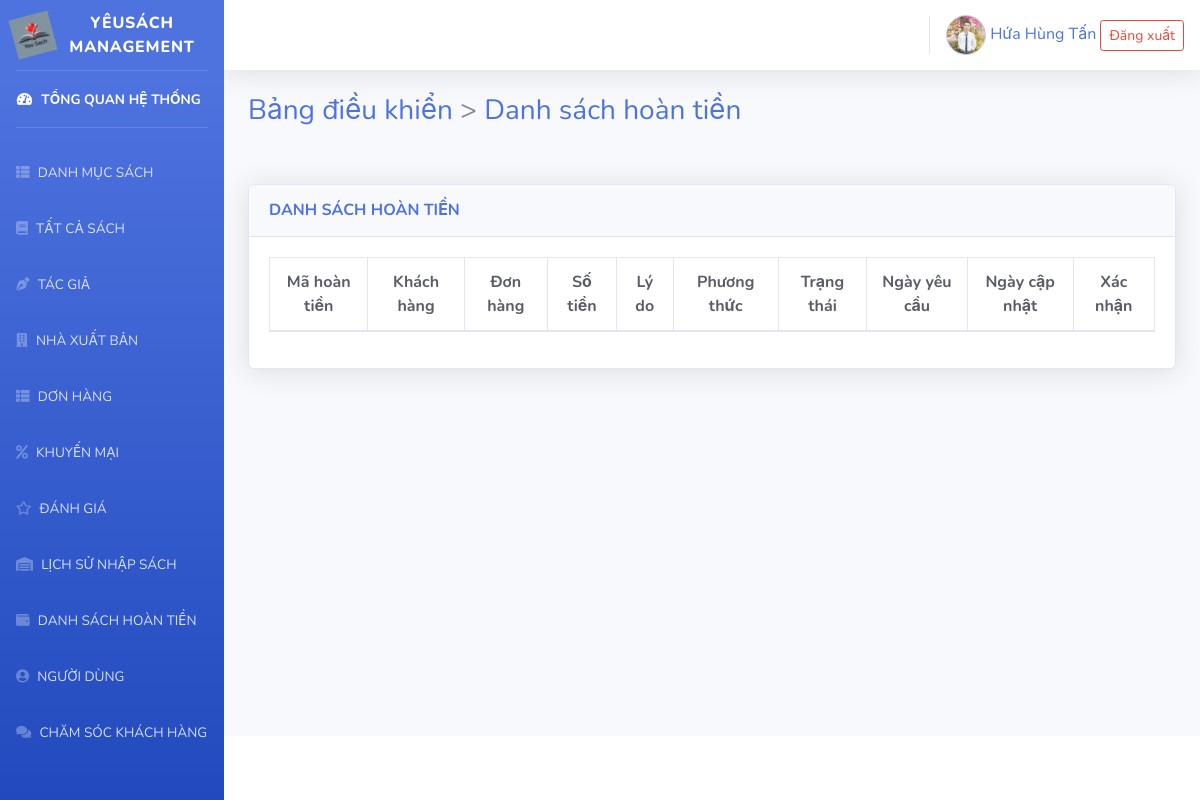
Page /bookshop/admin/listhoantien.php (signed in) on the earlier database version.
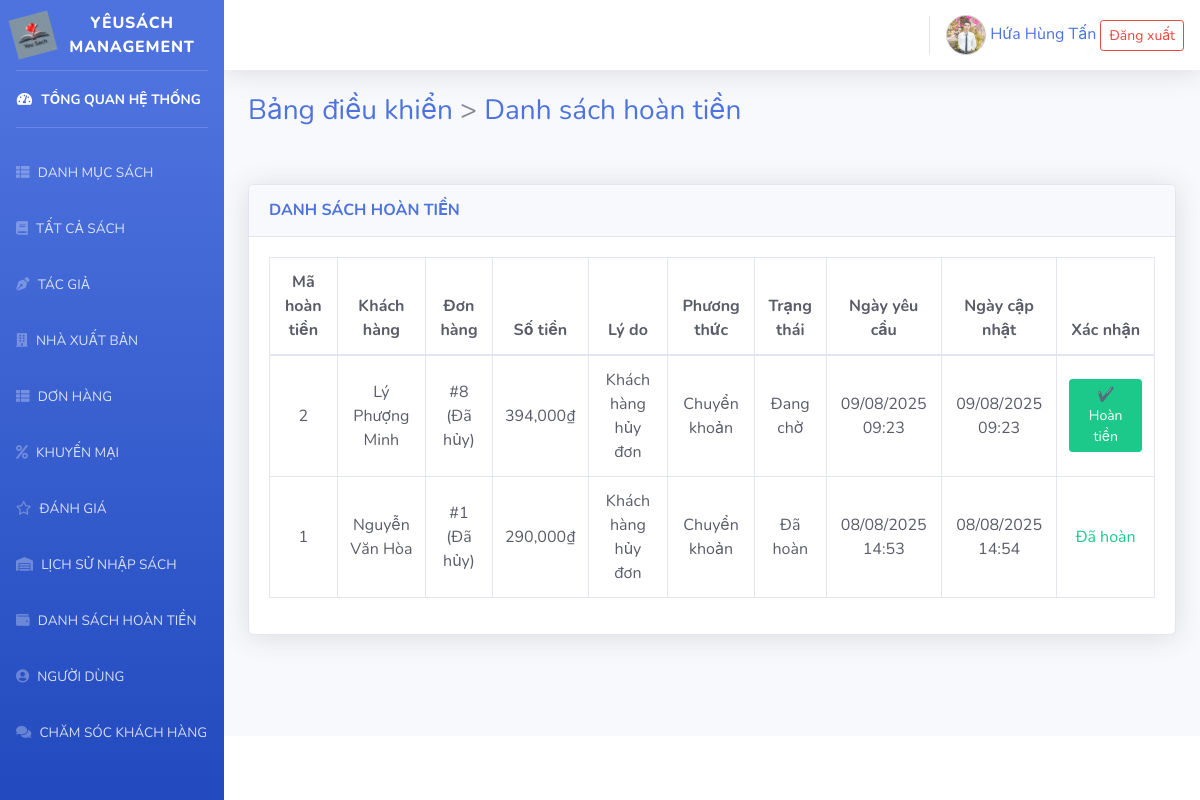
Same page on the later database version.
### tables this page shows
CREATE TABLE `refunds` (
  `refund_id` int(11) NOT NULL,
  `order_id` int(11) NOT NULL,
  `user_id` int(11) NOT NULL,
  `amount` decimal(10,2) NOT NULL,
  `refund_method` enum('Chuyển khoản','MOMO','VNPAY') DEFAULT 'Chuyển khoản',
  `refund_reason` enum('Khách hàng hủy đơn','Admin hủy đơn') DEFAULT NULL,
  `status` enum('Đang chờ','Đã hoàn') DEFAULT 'Đang chờ',
  `created_at` timestamp NOT NULL DEFAULT current_timestamp(),
  `updated_at` timestamp NOT NULL DEFAULT current_timestamp() ON UPDATE current_timestamp()
);

CREATE TABLE `users` (
  `user_id` int(11) NOT NULL,
  `email` varchar(100) NOT NULL,
  `password` varchar(255) NOT NULL,
  `role` enum('admin','customer') DEFAULT 'customer',
  `name` varchar(100) DEFAULT NULL,
  `avt` varchar(255) DEFAULT 'data_image/avatar/default.jpg',
  `phone` varchar(20) DEFAULT NULL,
  `address` text DEFAULT NULL,
  `created_at` timestamp NOT NULL DEFAULT current_timestamp(),
  `updated_at` timestamp NOT NULL DEFAULT current_timestamp() ON UPDATE current_timestamp(),
  `reset_token` varchar(255) DEFAULT NULL,
  `reset_token_expiry` datetime DEFAULT NULL,
  `is_deleted` tinyint(1) DEFAULT 0
);

CREATE TABLE `orders` (
  `order_id` int(11) NOT NULL,
  `user_id` int(11) NOT NULL,
  `shipping_address` varchar(255) DEFAULT NULL,
  `total_price` decimal(10,2) DEFAULT NULL,
  `shipping_fee` decimal(10,2) DEFAULT 0.00,
  `final_amount` decimal(10,2) DEFAULT 0.00,
  `payment_method` enum('COD','Online') DEFAULT 'COD',
  `paid_at` datetime DEFAULT NULL,
  `status` enum('Chờ duyệt','Đang giao','Đã thanh toán','Hoàn thành','Đã hủy') DEFAULT 'Chờ duyệt',
  `order_date` date DEFAULT curdate(),
  `updated_date` date DEFAULT NULL,
  `is_deleted` tinyint(1) DEFAULT 0
);

### bookshop/admin/listhoantien.php (the view, shortened to what this page needs)
<?php
require('includes/header.php');
require('../database/conn.php');
?>
<div>
  <h3><a href="index.php">Bảng điều khiển</a> > <a href="listhoantien.php">Danh sách hoàn tiền</a></h3>
  <br><br>
  <div class="card shadow mb-4">
    <div class="card-header py-3">
      <h6 class="m-0 font-weight-bold text-primary">DANH SÁCH HOÀN TIỀN</h6>
    </div>
    <div class="card-body">
      <div class="table-responsive">
        <?php
        $page = max(1, intval($_GET['page'] ?? 1));
        $limit = 10;
        $offset = ($page - 1) * $limit;
        $sql = "SELECT r.*, u.name AS user_name, o.status AS order_status
                FROM refunds r
                JOIN users u ON r.user_id = u.user_id
                JOIN orders o ON r.order_id = o.order_id
                ORDER BY r.refund_id desc
                LIMIT $limit OFFSET $offset";
        $result = mysqli_query($conn, $sql);
        ?>
        <table class="table table-bordered text-dark fw-normal" width="100%" cellspacing="0">
          <thead>
            <tr>
              <th class="text-center">Mã hoàn tiền</th>
              <th class="text-center">Khách hàng</th>
              <th class="text-center">Đơn hàng</th>
              <th class="text-center">Số tiền</th>
              <th class="text-center">Lý do</th>
              <th class="text-center">Phương thức</th>
              <th class="text-center">Trạng thái</th>
              <th class="text-center">Ngày yêu cầu</th>
              <th class="text-center">Ngày cập nhật</th>
              <th class="text-center">Xác nhận</th>
            </tr>
          </thead>
          <tbody>
            <?php while ($r = mysqli_fetch_assoc($result)): ?>
              <tr>
                <td class="text-center align-middle"><?= $r['refund_id'] ?></td>
                <td class="text-center align-middle"><?= htmlspecialchars($r['user_name']) ?></td>
                <td class="text-center align-middle">#<?= $r['order_id'] ?> (<?= $r['order_status'] ?>)</td>
                <td class="text-center align-middle"><?= number_format($r['amount']) ?>₫</td>
                <td class="text-center align-middle"><?= $r['refund_reason'] ?></td>
                <td class="text-center align-middle"><?= $r['refund_method'] ?></td>
                <td class="text-center align-middle"><?= $r['status'] ?></td>
                <td class="text-center align-middle"><?= date('d/m/Y H:i', strtotime($r['created_at'])) ?></td>
                <td class="text-center align-middle"><?= date('d/m/Y H:i', strtotime($r['updated_at'])) ?></td>
                <td class="text-center align-middle">
                  <?php if ($r['status'] === 'Đang chờ'): ?>
                    <form method="post" action="update_refund.php" onsubmit="return confirm('Xác nhận đã hoàn tiền cho đơn hàng này?')">
                      <button type="submit" class="btn btn-success btn-sm px-3">✔ Hoàn tiền</button>
                    </form>
                  <?php else: ?>
                    <span class="text-success fw-bold">Đã hoàn</span>
                  <?php endif; ?>
                </td>
              </tr>
            <?php endwhile; ?>
          </tbody>
        </table>
      </div>
    </div>
  </div>
</div>
<?php require("includes/footer.php"); ?>

### bookshop/admin/includes/header.php (shortened to what this page needs)
<!DOCTYPE html>
<html lang="en">
<head>
    <link href="vendor/fontawesome-free/css/all.min.css" rel="stylesheet" type="text/css">
    <link href="css/sb-admin-2.min.css" rel="stylesheet">
</head>
<body id="page-top">
    <div id="wrapper">
         <?php require('sidebar.php'); ?>
        <div id="content-wrapper" class="d-flex flex-column">
            <div id="content">
                <?php require('topbar.php'); ?>
                <div class="container-fluid">

### bookshop/admin/includes/sidebar.php (shortened to what this page needs)
<ul class="navbar-nav bg-gradient-primary sidebar sidebar-dark accordion" id="accordionSidebar">
    <a class="sidebar-brand d-flex align-items-center justify-content-center" href="index.php">
        <div class="sidebar-brand-icon rotate-n-15">
            <img src="../assets/logo.jpg" alt="Logo" style="height: 40px;">
        </div>
        <div class="sidebar-brand-text mx-3">YêuSách Management </div>
    </a>
    <hr class="sidebar-divider my-0">
    <li class="nav-item active">
        <a class="nav-link" href="index.php">
            <i class="fas fa-fw fa-tachometer-alt"></i>
            <span>TỔNG QUAN HỆ THỐNG </span></a>
    </li>
    <hr class="sidebar-divider">
    <li class="nav-item">
        <a class="nav-link" href="listdanhmuc.php">
            <i class="fas fa-th-list"></i>
            <span>DANH MỤC SÁCH</span>
        </a>
    </li>
    <li class="nav-item">
        <a class="nav-link" href="listsanpham.php">
            <i class="fas fa-book"></i>
            <span>TẤT CẢ SÁCH</span>
        </a>
    </li>
    <li class="nav-item">
        <a class="nav-link" href="listtacgia.php">
            <i class="fas fa-pen-nib"></i>
            <span>TÁC GIẢ </span>
        </a>
    </li>
    <li class="nav-item">
        <a class="nav-link" href="listnxb.php">
            <i class="fas fa-building"></i>
            <span>NHÀ XUẤT BẢN</span>
        </a>
    </li>
    <li class="nav-item">
        <a class="nav-link" href="listdonhang.php">
            <i class="fas fa-th-list"></i>
            <span>DƠN HÀNG</span>
        </a>
    </li>
    <li class="nav-item">
        <a class="nav-link" href="listkhuyenmai.php">
            <i class="fas fa-percent"></i>
            <span>KHUYẾN MẠI</span>
        </a>
    </li>
    <li class="nav-item">
        <a class="nav-link" href="listdanhgia.php">
            <i class="far fa-star"></i>
            <span>ĐÁNH GIÁ</span>
        </a>
    </li>
    <li class="nav-item">
        <a class="nav-link" href="listnhapkho.php">
            <i class="fas fa-warehouse"></i>
            <span>LỊCH SỬ NHẬP SÁCH </span>
        </a>
    </li>
    <li class="nav-item">
        <a class="nav-link" href="listhoantien.php">
            <i class="fas fa-wallet"></i>
            <span>DANH SÁCH HOÀN TIỀN </span>
        </a>
    </li>
    <li class="nav-item">
        <a class="nav-link" href="listnguoidung.php">
            <i class="fas fa-user-circle"></i>
            <span>NGƯỜI DÙNG</span>
        </a>
    </li>
    <li class="nav-item">
        <a class="nav-link" href="cskh.php">
            <i class="fas fa-comments"></i>
            <span>CHĂM SÓC KHÁCH HÀNG</span>
        </a>
    </li>
</ul>

### bookshop/admin/includes/topbar.php (shortened to what this page needs)
<nav class="navbar navbar-expand navbar-light bg-white topbar mb-4 static-top shadow">
                   <ul class="navbar-nav ml-auto">
                       <li class="nav-item dropdown no-arrow">
                           <div class="text-end">
                               <?php if (isset($_SESSION['user_id'])) { ?>
                               <a href="userprofile.php?id=<?=$_SESSION['user_id']?>">
                                   <img src="../<?= $_SESSION['avt'] ?: 'data_image/avatar/default.jpg' ?>"
                                   alt="Ảnh đại diện"
                                   style="width:40px; height:40px; object-fit:cover; border-radius:50%; border:1px solid #ccc;">
                               <span class="ms-2 fw-bold"><?= $_SESSION['name'] ?></span>
                               </a>
                               <a href="../user/logout.php" class="btn btn-sm btn-outline-danger ms-2">Đăng xuất</a>
                               <?php }  ?>
                           </div>
                       </li>
                   </ul>
               </nav>

### bookshop/admin/includes/footer.php (shortened to what this page needs)
             </div>
</div>
            <footer class="sticky-footer bg-white">
            </footer>
        </div>
</div>
</body>
</html>

Differences in the rows shown:
added refunds: refund_id "2", user.name "Lý Phượng Minh", order "8", order.status "Đã hủy", amount "394,000", refund_reason "Khách hàng hủy đơn", refund_method "Chuyển khoản", status "Đang chờ", created_at "09/08/2025 09:23", updated_at "09/08/2025 09:23"
added refunds: refund_id "1", user.name "Nguyễn Văn Hòa", order "1", order.status "Đã hủy", amount "290,000", refund_reason "Khách hàng hủy đơn", refund_method "Chuyển khoản", status "Đã hoàn", created_at "08/08/2025 14:53", updated_at "08/08/2025 14:54"
